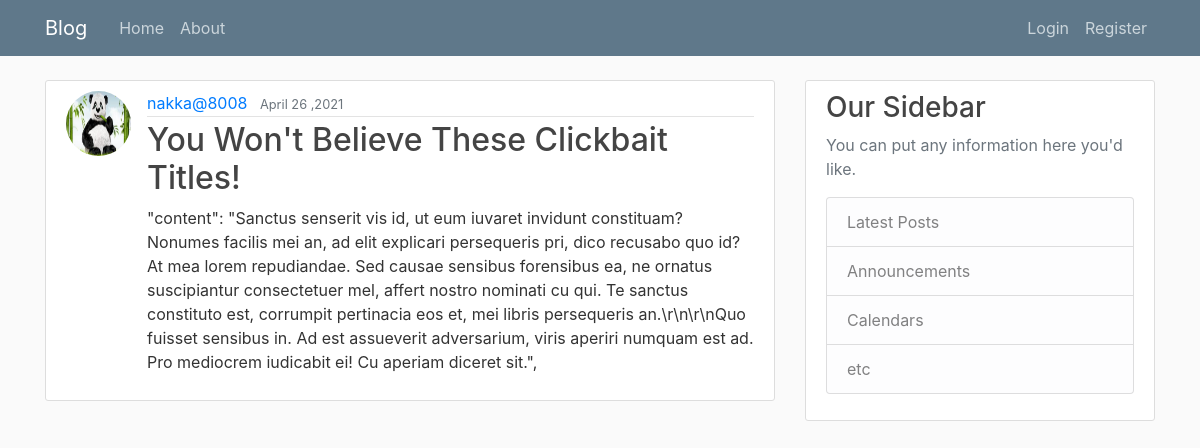
Screenshot of /post/11/ with the database file from the repository.
### blog/models.py (models this page shows, shortened)
class Post(models.Model):
	title=models.CharField(max_length=200)
	content=models.TextField()
	date_posted=models.DateTimeField(default=timezone.now)
	author=models.ForeignKey(User, on_delete=models.CASCADE)

### users/models.py (models this page shows, shortened)
class Profile(models.Model):
	user=models.OneToOneField(User,on_delete=models.CASCADE)
	image=models.ImageField(default='default.jpg',upload_to='profile_pics')

### blog/views.py (the view)
# urls.py: path('post/<int:pk>/', PostDetailView.as_view(), name='post-detail'),
class PostDetailView(DetailView):
	model=Post

### blog/templates/blog/post_detail.html (shortened to what this page needs)
{% extends "blog/base.html" %}
{% block content %}
        <article class="media content-section">
       <img class="rounded-circle article-img" src="{{ object.author.profile.image.url }}">
            <div class="media-body">
              <div class="article-metadata">
                <a class="mr-2" href="{ % url 'user-posts' object.author.username % }">{{ object.author }}</a>
                <small class="text-muted">{{ object.date_posted|date:"F d ,Y" }}</small>
              </div>
            <h2 class ="article-title">{{ object.title }}</h2>
            <p class="article-content">{{ object.content }}</p>
          </div>
        </article>
{% endblock content %}

### blog/static/blog/main.css (style rules this page uses)
body { background: #fafafa; color: #333333; margin-top: 5rem; }
h1, h2, h3, h4, h5, h6 { color: #444444; }
.content-section { background: #ffffff; padding: 10px 20px; border: 1px solid #dddddd; border-radius: 3px; margin-bottom: 20px; }
.article-title { color: #444444; }
.article-content { white-space: pre-line; }
.article-img { height: 65px; width: 65px; margin-right: 16px; }
.article-metadata { padding-bottom: 1px; margin-bottom: 4px; border-bottom: 1px solid #e3e3e3 }

### rows the page displays
Post: author.profile.image (placeholder picture), author "nakka@8008", date_posted "April 26 ,2021", title "You Won't Believe These Clickbait Titles!", content "\"content\": \"Sanctus senserit vis id, ut eum iuvaret invidunt constituam? Nonumes facilis mei an, ad elit explicari persequeris pri, dico recusabo quo id? At mea lorem repudiandae. Sed causae sensibus forensibus ea, ne ornatus suscipiantur consectetuer mel, affert nostro nominati cu qui. Te sanctus constituto est, corrumpit pertinacia eos et, mei libris persequeris an.\\r\\n\\r\\nQuo fuisset sensibus in. Ad est assueverit adversarium, viris aperiri numquam est ad. Pro mediocrem iudicabit ei! Cu aperiam diceret sit.\","
